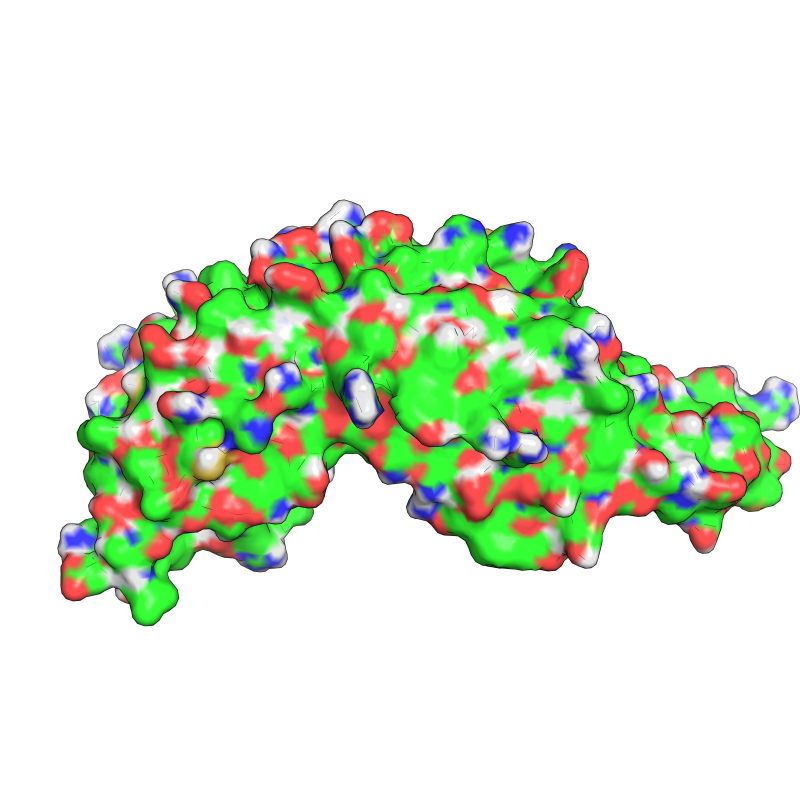
#> input picture isef_figures/v5_winner/ppt_photos/figE1_wt_electrostatic.png, 2400 x 2400 px, found by its file name (shown at 1/3 size)
$ python create_nod2_comparison.py
#> lines starting #> are read from the running program, lines starting #| are printed output that depends on the picture
#!/usr/bin/env python3
"""
NOD2 Structure: WT vs R702W Comparison
Using PyMOL renders from ppt_photos
"""

import matplotlib.pyplot as plt
from matplotlib.patches import FancyBboxPatch, Rectangle, Circle
from matplotlib.offsetbox import OffsetImage, AnnotationBbox
import matplotlib.image as mpimg
from pathlib import Path

# Font
plt.rcParams["font.family"] = "DejaVu Sans"

# Paths
IMG_DIR = Path(r"C:\Users\vasud\nod2-screening-data\isef_figures\v5_winner\ppt_photos")

# Load images
wt_img = mpimg.imread(IMG_DIR / "figE1_wt_electrostatic.png")
#> wt_img is the input picture: shape (2400, 2400, 4) float32; mean R, G, B, A 0.855, 0.903, 0.822, 0.282
r702w_img = mpimg.imread(IMG_DIR / "figE2_r702w_mutation_site.png")
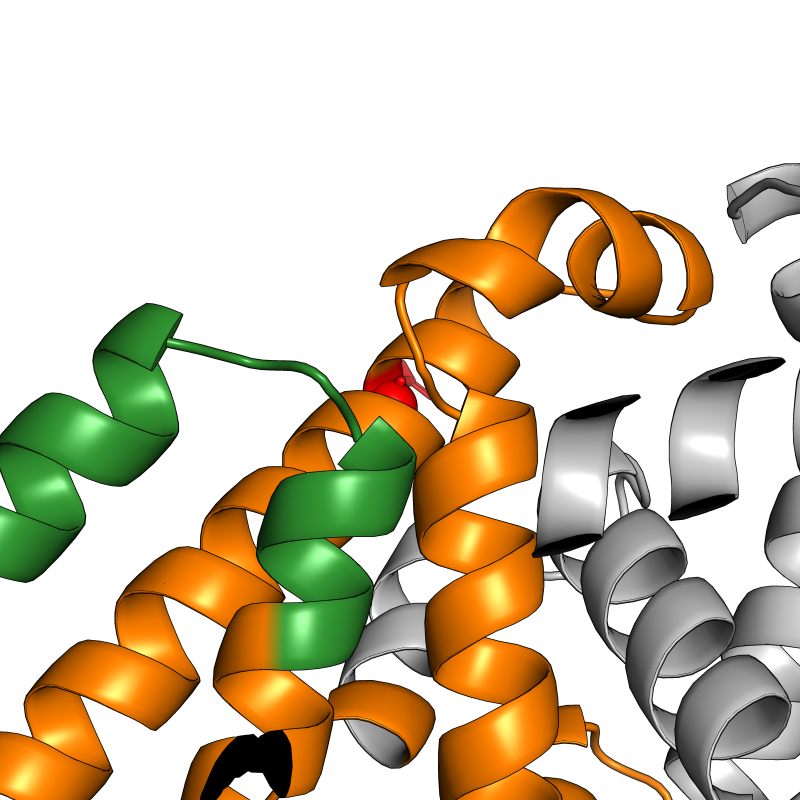
#> input picture isef_figures/v5_winner/ppt_photos/figE2_r702w_mutation_site.png, 2400 x 2400 px, found by its file name (shown at 1/3 size)
#> r702w_img is the input picture: shape (2400, 2400, 4) float32; mean R, G, B, A 0.823, 0.773, 0.67, 0.41

# Figure - wide format
fig, ax = plt.subplots(figsize=(18, 8))
ax.set_xlim(0, 18)
ax.set_ylim(0, 8)
ax.axis('off')
fig.patch.set_facecolor('white')

# ===== HEADER =====
header = FancyBboxPatch((0.2, 7.1), 17.6, 0.75,
                         boxstyle="round,pad=0.02,rounding_size=0.12",
                         facecolor='#1e3a5f', edgecolor='none')
ax.add_patch(header)
ax.text(9, 7.48, 'NOD2 STRUCTURE: WILD-TYPE vs R702W', fontsize=20, fontweight='bold',
        color='white', ha='center', va='center')

# ===== WT (Left) =====
wt_card = FancyBboxPatch((0.3, 0.3), 8.2, 6.5,
                          boxstyle="round,pad=0.02,rounding_size=0.2",
                          facecolor='white', edgecolor='#3b82f6', linewidth=3)
ax.add_patch(wt_card)

# WT header
wt_header = FancyBboxPatch((0.3, 6.1), 8.2, 0.7,
                            boxstyle="round,pad=0.02,rounding_size=0.1",
                            facecolor='#3b82f6', edgecolor='none')
ax.add_patch(wt_header)
ax.text(4.4, 6.45, 'WILD-TYPE NOD2', fontsize=16, fontweight='bold',
        color='white', ha='center', va='center')

# WT structure image
wt_imgbox = OffsetImage(wt_img, zoom=0.28)
wt_ab = AnnotationBbox(wt_imgbox, (4.4, 3.3), frameon=False)
ax.add_artist(wt_ab)

# WT info
ax.text(4.4, 0.8, 'R702 in HD2 domain', fontsize=11, color='#1e40af',
        ha='center', va='center', fontweight='bold')
ax.text(4.4, 0.45, 'Normal conformational dynamics', fontsize=10, color='#64748b',
        ha='center', va='center')

# ===== R702W (Right) =====
r702w_card = FancyBboxPatch((9.5, 0.3), 8.2, 6.5,
                             boxstyle="round,pad=0.02,rounding_size=0.2",
                             facecolor='white', edgecolor='#dc2626', linewidth=3)
ax.add_patch(r702w_card)

# R702W header
r702w_header = FancyBboxPatch((9.5, 6.1), 8.2, 0.7,
                               boxstyle="round,pad=0.02,rounding_size=0.1",
                               facecolor='#dc2626', edgecolor='none')
ax.add_patch(r702w_header)
ax.text(13.6, 6.45, 'R702W MUTANT', fontsize=16, fontweight='bold',
        color='white', ha='center', va='center')

# R702W structure image
r702w_imgbox = OffsetImage(r702w_img, zoom=0.28)
r702w_ab = AnnotationBbox(r702w_imgbox, (13.6, 3.3), frameon=False)
ax.add_artist(r702w_ab)

# R702W info
ax.text(13.6, 0.8, 'W702 - Crohn\'s variant (3x risk)', fontsize=11, color='#991b1b',
        ha='center', va='center', fontweight='bold')
ax.text(13.6, 0.45, 'Reduced conformational sampling', fontsize=10, color='#64748b',
        ha='center', va='center')

# ===== VS Arrow =====
# Arrow from WT to R702W
ax.annotate('', xy=(9.3, 3.5), xytext=(8.7, 3.5),
            arrowprops=dict(arrowstyle='->', color='#1e3a5f', lw=3))
ax.text(9, 4.0, 'Mutation', fontsize=10, fontweight='bold', color='#1e3a5f',
        ha='center', va='center')

plt.tight_layout()

# Save
plt.savefig("C:/Users/vasud/Desktop/poster photos/nod2_comparison.svg", format="svg",
            bbox_inches="tight", pad_inches=0.05, facecolor="white")
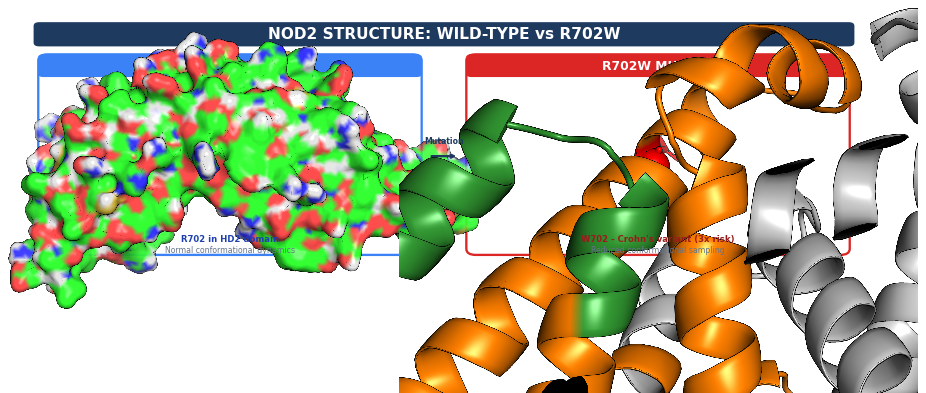
#> figure drawn by matplotlib, 1 panel
plt.savefig("C:/Users/vasud/Desktop/poster photos/nod2_comparison.png", format="png",
            dpi=1200, bbox_inches="tight", pad_inches=0.05, facecolor="white")

print("DONE - NOD2 WT vs R702W Comparison")
print("Files: nod2_comparison.svg + nod2_comparison.png (1200 DPI)")
